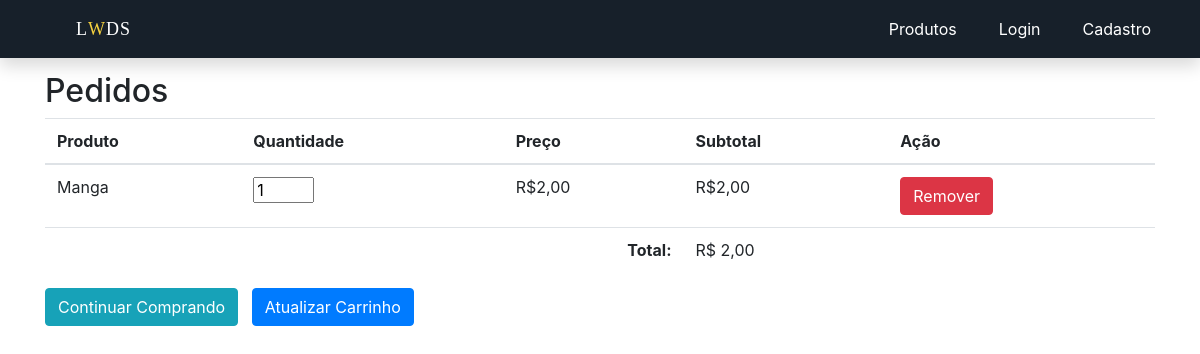
The app's page /Web/ProjetoTCC/index.php?pagina=carrinho&acao=add&id=36 with its own data.
### tables this page shows
CREATE TABLE `produtos` (
  `id` int(11) NOT NULL,
  `nome` varchar(100) NOT NULL,
  `categoria` int(11) NOT NULL,
  `preco` float NOT NULL,
  `quantidade` int(11) NOT NULL,
  `imagem` varchar(50) NOT NULL
);

### Web/ProjetoTCC/functions/cart.php (called while the page is built, shortened)
<?php
function getContentCart($pdo) {
	$results = array();
	if($_SESSION['carrinho']) {
		$cart = $_SESSION['carrinho'];
		$products =  getProductsByIds($pdo, implode(',', array_keys($cart)));
		foreach($products as $product) {
			$results[] = array(
							  'id' => $product['id'],
							  'name' => $product['nome'],
							  'price' => $product['preco'],
							  'quantity' => $cart[$product['id']],
							  'subtotal' => $cart[$product['id']] * $product['preco'],
						);
		}
	}
	return $results;
}
function getTotalCart($pdo) {
	$total = 0;
	foreach(getContentCart($pdo) as $product) {
		$total += $product['subtotal'];
	}
	return $total;
}

### Web/ProjetoTCC/functions/ControleProdutos.php (called while the page is built, shortened)
<?php
function getProductsByIds($pdo, $ids) {
	$sql = "SELECT * FROM produtos WHERE id IN (".$ids.")";
	$stmt = $pdo->prepare($sql);
	$stmt->execute();
	return $stmt->fetchAll(PDO::FETCH_ASSOC);
}

### Web/ProjetoTCC/views/carrinho.php (the view, shortened to what this page needs)
<?php
	require_once "./functions/ControleProdutos.php";
	require_once "./functions/cart.php";
	echo "<br><br><br>";
	$pdoConnection = require_once "conexao.php";
	$url = $_SESSION['url'];
	$resultsCarts = getContentCart($pdoConnection);
	$totalCarts  = getTotalCart($pdoConnection);
?>
	<div class="container">
		<h2>Pedidos  </h2>
		<?php
		if($resultsCarts) : ?>
			<form action="?pagina=carrinho&acao=up" method="post">
			<table class="table table-strip">
				<thead>
					<tr>
						<th>Produto</th>
						<th>Quantidade</th>
						<th>Preço</th>
						<th>Subtotal</th>
						<th>Ação</th>
					</tr>
				</thead>
				<tbody>
				  <?php foreach($resultsCarts as $result) : ?>
					<tr>
						<td><?php echo $result['name']?></td>
						<td>
							<input type="text" name="prod[<?php echo $result['id']?>]" value="<?php echo $result['quantity']?>" size="1" />
							</td>
						<td>R$<?php echo number_format($result['price'], 2, ',', '.')?></td>
						<td>R$<?php echo number_format($result['subtotal'], 2, ',', '.')?></td>
					    <td><a href="?pagina=carrinho&acao=del&id=<?php echo $result['id']?>" class="btn btn-danger">Remover</a></td>
					</tr>
				<?php endforeach;?>
				 <tr>
					 <td colspan="3" class="text-right"><b>Total: </b></td>
					 <td>R$ <?php echo number_format($totalCarts, 2, ',', '.')?></td>
				 	<td></td>
				 </tr>
				</tbody>
			</table>
			 <a class="btn btn-info" href=<?= $url ?>>Continuar Comprando</a>&nbsp;&nbsp;
			 <button class="btn btn-primary" type="submit">Atualizar Carrinho</button></a>
			 <br><br>
			</form>
	<?php endif?>
	</div>

### Web/ProjetoTCC/style.css (style rules this page uses)
* { outline: none; }
html, body, header, #intro { height: 100%; }

### records on screen
produtos: nome "Manga", quantity "1", preco "2,00"

### other values on screen
$totalCarts "2,00"
